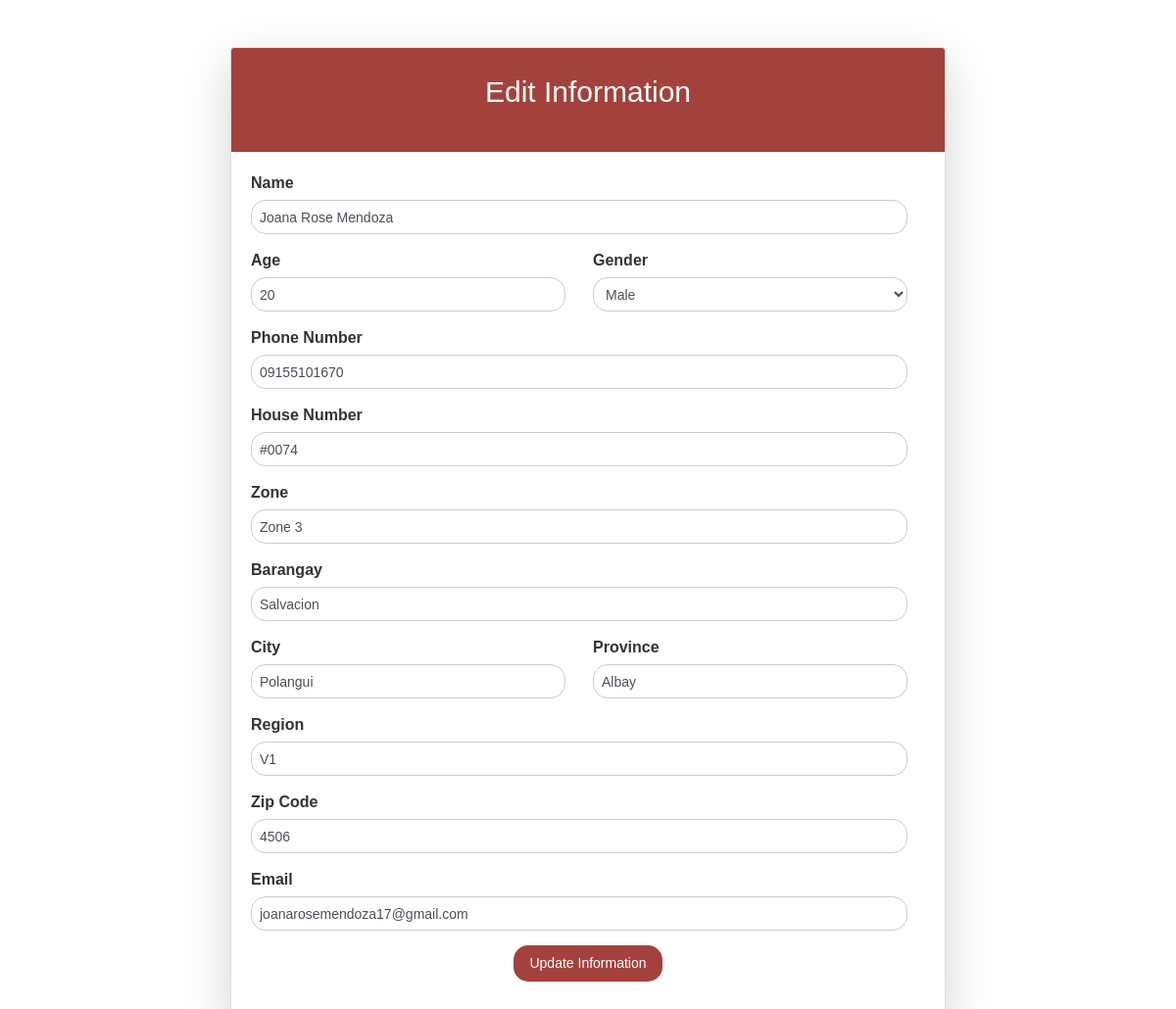
Page /user/edit_user.php (signed in) on the committed database.
### tables this page shows
CREATE TABLE `customers` (
  `Customer_ID` int(11) NOT NULL,
  `Name` varchar(255) DEFAULT NULL,
  `Age` varchar(255) DEFAULT NULL,
  `Gender` varchar(255) DEFAULT NULL,
  `Phone_Number` varchar(255) DEFAULT NULL,
  `House_Number` varchar(255) DEFAULT NULL,
  `Zone` varchar(255) DEFAULT NULL,
  `Barangay` varchar(255) DEFAULT NULL,
  `City` varchar(255) DEFAULT NULL,
  `Province` varchar(255) DEFAULT NULL,
  `Region` varchar(255) DEFAULT NULL,
  `Zip_Code` varchar(255) DEFAULT NULL,
  `Email` varchar(255) DEFAULT NULL,
  `Username` varchar(255) DEFAULT NULL,
  `Password` varchar(255) DEFAULT NULL,
  `user_status` char(1) NOT NULL DEFAULT 'A',
  `user_type` char(1) NOT NULL DEFAULT 'C'
);

### user/edit_user.php (the view, shortened to what this page needs)
<?php
include('../db.php');
$username = $_SESSION['customers_username'];
$query = "SELECT * FROM customers WHERE username=?";
$stmt = mysqli_prepare($conn, $query);
mysqli_stmt_bind_param($stmt, "s", $username);
mysqli_stmt_execute($stmt);
$result = mysqli_stmt_get_result($stmt);
$user = mysqli_fetch_assoc($result);
$name = $user['Name'] ?? '';
$age = $user['Age'] ?? '';
$gender = $user['Gender'] ?? '';
$phone = $user['Phone_Number'] ?? '';
$house_number = $user['House_Number'] ?? '';
$zone = $user['Zone'] ?? '';
$barangay = $user['Barangay'] ?? '';
$city = $user['City'] ?? '';
$province = $user['Province'] ?? '';
$region = $user['Region'] ?? '';
$zip_code = $user['Zip_Code'] ?? '';
$email = $user['Email'] ?? '';
?>
<html lang="en">
<head>
    <link rel="stylesheet" href="https://stackpath.bootstrapcdn.com/bootstrap/4.5.2/css/bootstrap.min.css">
    <link rel="stylesheet" href="../styles/edit_user.css">
</head>
<body>
    <div class="container mt-5">
        <div class="row justify-content-center">
            <div class="col-md-8">
                <div class="card shadow-lg rounded">
                    <div class="card-header bg-pink text-white text-center">
                        <h2>Edit Information</h2>
                    </div>
                    <div class="card-body">
                        <form method="post">
                            <div class="form-group">
                                <label for="Name">Name</label>
                                <input type="text" class="form-control" id="Name" name="Name" value="<?php echo htmlspecialchars($name); ?>" required>
                            </div>
                            <div class="form-row">
                                <div class="form-group col-md-6">
                                    <label for="Age">Age</label>
                                    <input type="text" class="form-control" id="Age" name="Age" value="<?php echo htmlspecialchars($age); ?>">
                                </div>
                                <div class="form-group col-md-6">
                                    <label for="Gender">Gender</label>
                                    <select class="form-control" id="Gender" name="Gender" required>
                                        <option value="Male" <?php if ($gender == 'Male') echo 'selected'; ?>>Male</option>
                                    </select>
                                </div>
                            </div>
                            <div class="form-group">
                                <label for="Phone">Phone Number</label>
                                <input type="text" class="form-control" id="Phone" name="Phone" value="<?php echo htmlspecialchars($phone); ?>" required>
                            </div>
                            <div class="form-group">
                                <label for="House_Number">House Number</label>
                                <input type="text" class="form-control" id="House_Number" name="House_Number" value="<?php echo htmlspecialchars($house_number); ?>">
                            </div>
                            <div class="form-group">
                                <label for="Zone">Zone</label>
                                <input type="text" class="form-control" id="Zone" name="Zone" value="<?php echo htmlspecialchars($zone); ?>">
                            </div>
                            <div class="form-group">
                                <label for="Barangay">Barangay</label>
                                <input type="text" class="form-control" id="Barangay" name="Barangay" value="<?php echo htmlspecialchars($barangay); ?>">
                            </div>
                            <div class="form-row">
                                <div class="form-group col-md-6">
                                    <label for="City">City</label>
                                    <input type="text" class="form-control" id="City" name="City" value="<?php echo htmlspecialchars($city); ?>">
                                </div>
                                <div class="form-group col-md-6">
                                    <label for="Province">Province</label>
                                    <input type="text" class="form-control" id="Province" name="Province" value="<?php echo htmlspecialchars($province); ?>">
                                </div>
                            </div>
                            <div class="form-group">
                                <label for="Region">Region</label>
                                <input type="text" class="form-control" id="Region" name="Region" value="<?php echo htmlspecialchars($region); ?>">
                            </div>
                            <div class="form-group">
                                <label for="Zip_Code">Zip Code</label>
                                <input type="text" class="form-control" id="Zip_Code" name="Zip_Code" value="<?php echo htmlspecialchars($zip_code); ?>">
                            </div>
                            <div class="form-group">
                                <label for="Email">Email</label>
                                <input type="email" class="form-control" id="Email" name="Email" value="<?php echo htmlspecialchars($email); ?>" required>
                            </div>
                            <div class="form-group text-center">
                                <button type="submit" class="btn btn-primary btn-lg">Update Information</button>
                            </div>
                        </form>
                    </div>
                </div>
            </div>
        </div>
    </div>
</body>
</html>

### styles/edit_user.css (style rules this page uses)
body { font-family: Arial, sans-serif; margin: 0; padding: 0; background-image: url('../images/userbg.png'); background-size: cover; background-position: center; background-repeat: no-repeat; background-attachment: fixed; text-align: left; }
.card { border-radius: 20px; box-shadow: 0 4px 8px rgba(0, 0, 0, 0.1); text-align: left; }
.card-header { border-top-left-radius: 20px; border-top-right-radius: 20px; background-color: #A3423C; color: #fff; padding: 15px; }
.form-group label { font-weight: bold; margin-bottom: 5px; color: #333; text-align: left; }
.form-control { border-radius: 15px; border: 1px solid #ccc; padding: 8px; width: calc(100% - 18px); font-size: 14px; }
.form-group { margin-bottom: 15px; }
.btn-primary { background-color: #A3423C; border: none; border-radius: 15px; color: #fff; padding: 8px 16px; cursor: pointer; transition: background-color 0.3s ease; font-size: 14px; }
h2 { margin-bottom: 15px; background-color: #A3423C; color: #fff; padding: 12px; border-radius: 0px; font-size: 30px; }
.bg-pink { background-color: #A3423C; }

### rows in the picture
customers: Name "Joana Rose Mendoza", Age "20", Gender "Male", Phone "09155101670", House_Number "#0074", Zone "Zone 3", Barangay "Salvacion", City "Polangui", Province "Albay", Region "V1", Zip_Code "4506", Email "joanarosemendoza17@gmail.com"
